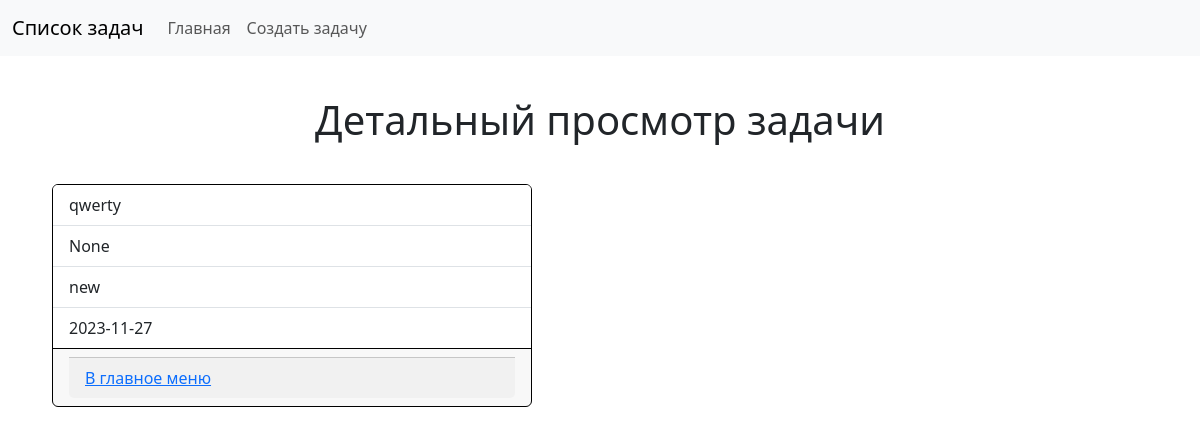
Page /7/ on the committed database.
### webapp/models.py (models this page shows)
class List(models.Model):
    description = models.TextField(max_length=3000, null=False, blank=False, verbose_name="Описание")
    detailed_descr = models.TextField(max_length=3000, null=True, blank=True, verbose_name="Подробное описание")
    status_choices = [('new', 'Новая'), ('in_progress', 'В процессе'), ('done', 'Сделано')]
    status = models.CharField(max_length=25, choices=status_choices, default='new', verbose_name="Статус")
    due_date = models.DateTimeField(null=True, blank=True, verbose_name="Дата выполнения")

### webapp/views.py (the view)
# urls.py: path('<int:pk>/', show_list, name="show"),
def show_list(request, pk):
    lists = get_object_or_404(List, pk=pk)
    return render(request, 'detail.html', {'lists': lists})

### webapp/templates/detail.html (shortened to what this page needs)
{% extends 'base.html' %}
{% block content %}
<h1 style="text-align: center; margin: 40px 0;">Детальный просмотр задачи</h1>
    <div class="card" style="width: 30rem; margin-bottom: 20px; margin-left: 10px; border-color: black">
        <ul class="list-group list-group-flush">
            <li class="list-group-item">{{ lists.description }}</li>
            <li class="list-group-item">{{ lists.detailed_descr }}</li>
            <li class="list-group-item">{{ lists.status }}</li>
            <li class="list-group-item">{{ lists.due_date|date:"Y-m-d" }}</li>
        </ul>
        <div class="card-footer">
            <div class="card-footer">
            <a href="{% url 'index' %}">В главное меню</a>
        </div>
        </div>
    </div>
{% endblock %}

### rows in the picture
List: description "qwerty", detailed_descr "None", status "new", due_date "2023-11-27"
